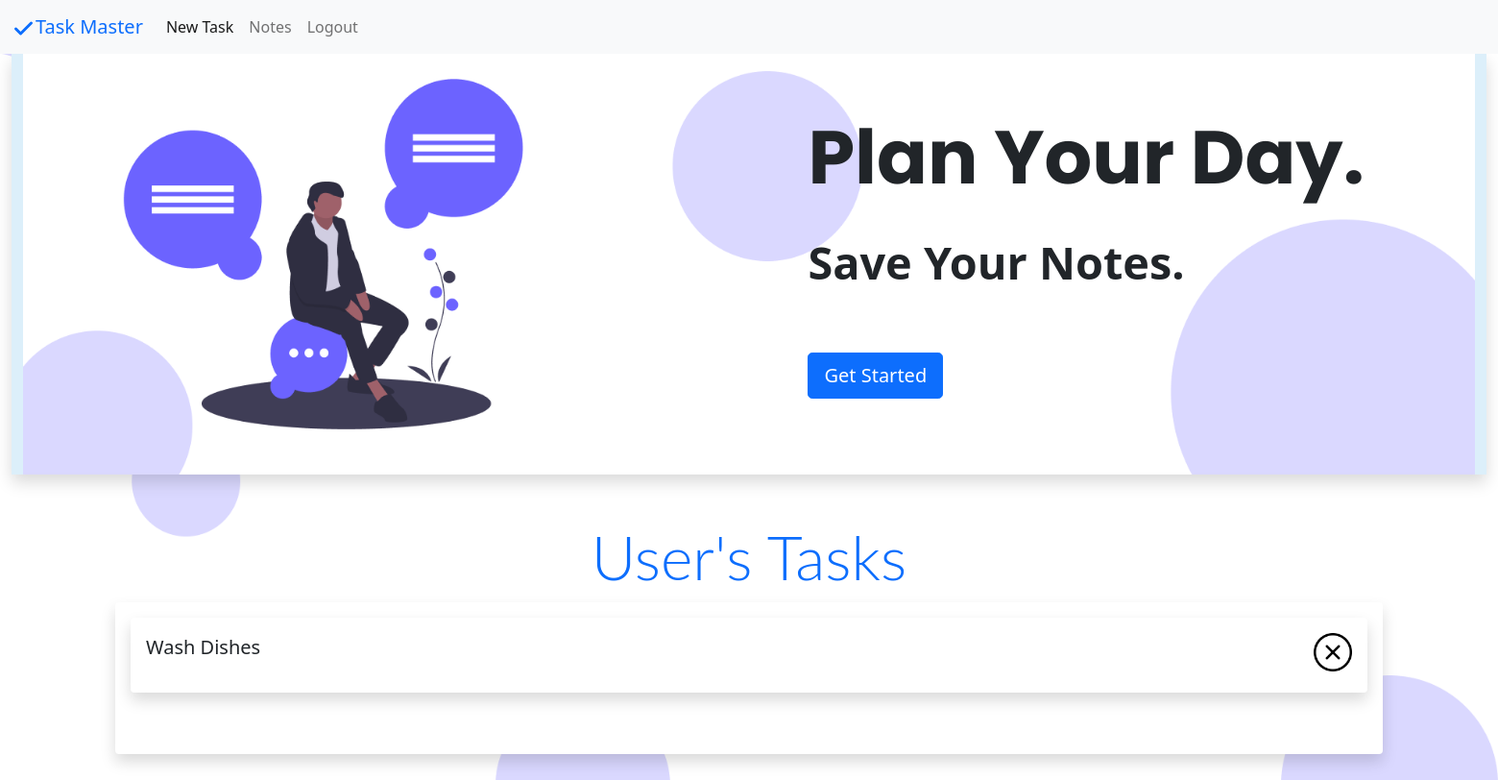
Page / (signed in) on the earlier database version.
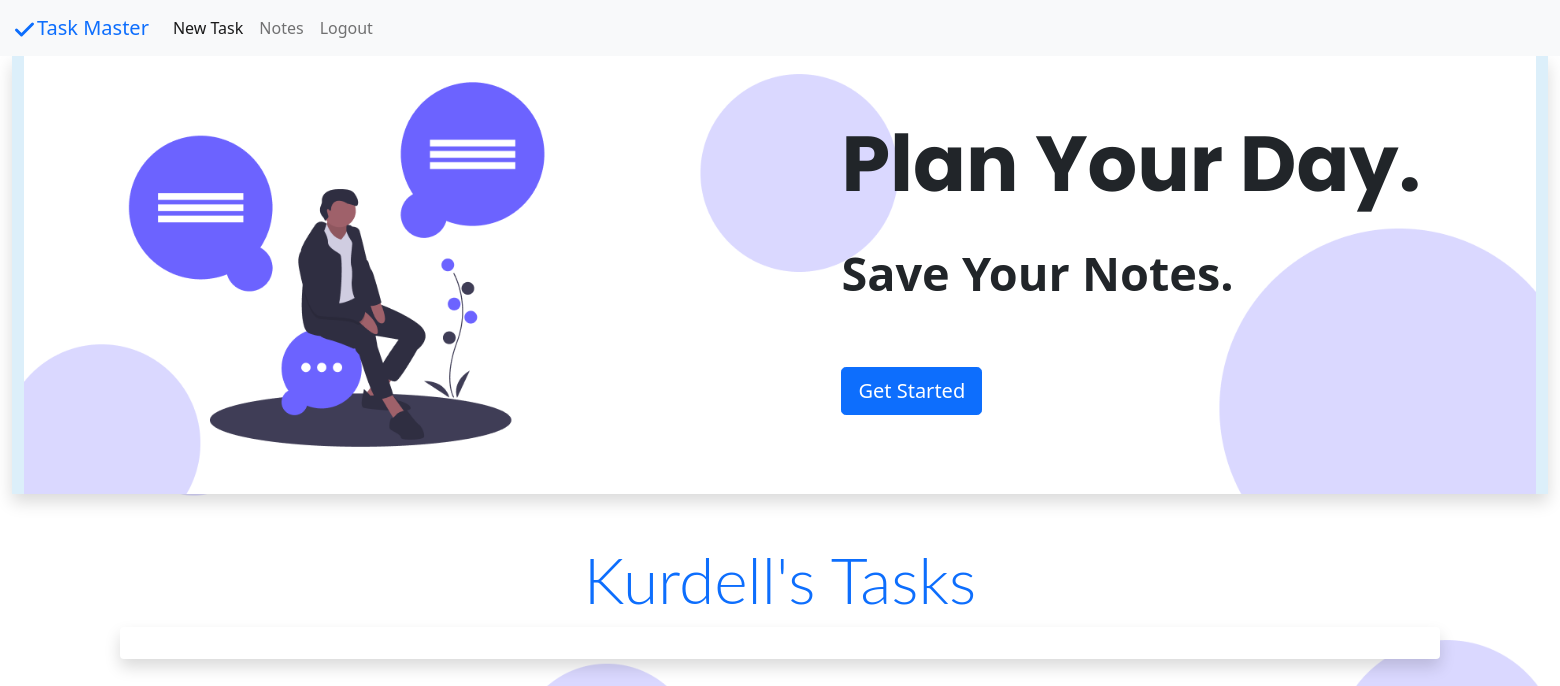
Same page on the later database version.
### app.py (models this page shows, shortened)
class Users(db.Model):
    id = db.Column(db.Integer, primary_key=True)
    name = db.Column(db.String(200), nullable=False)
    password = db.Column(db.String, nullable=False)

class Tasks(db.Model):
    user_id = db.Column(db.Integer, primary_key=True)
    task = db.Column(db.String)

### app.py (the view)
@app.route('/', methods=['GET', 'POST'])
@login_required
def index():
    user = session['user']
    check_user = Users.query.filter_by(name = session['user']).first()
    task_list = Tasks.query.with_entities(Tasks.task).filter_by(user_id = check_user.id)
    return render_template("index.html", task_list = task_list, user = user)

### app.py (called while the page is built)
def login_required(f):
    @wraps(f)
    def decorated_function(*args, **kwargs):
        if session.get('user') is None:
            return redirect(url_for('login', next=request.url))
        return f(*args, **kwargs)
    return decorated_function

### templates/index.html (shortened to what this page needs)
{% extends "layout.html"%}
{% block main%}
<div class="container-fluid shadow mb-5 header-div hero">
    <img src="static/Header_div_bg.png" class="img-size img-fluid" alt="Thumbnail">
    <div class="hero-content">
        <p class="Poppins-font">Plan Your Day.</p>
        <p class="hero-subtitle" >Save Your Notes.</p>
        <form action="/task" method="get">
            <button name="get_started" type="submit" class="btn btn-primary btn-lg">Get Started</button>
        </form>
    </div>
</div>
<h1 class="display-3 Lato-font text-primary text-center">{{user.title()}}'s Tasks</h1>
<div class="container shadow bg-body rounded p-3 mb-5">
{% for task in task_list %}
    <div class="container shadow p-3 mb-5 bg-body rounded">
        <div class="row justify-content-center">
            <div class="col">
                <p class="lead"> <strong> {{task.task.title()}} </strong> </p>
            </div>
            <div class="col align-right completed">
                    <a href="/delete_task/{{task.task}}"> <img src="static/remove.png"> </a>
            </div>
        </div>
    </div>
{% endfor %}
</div>
{% endblock %}

### templates/layout.html (shortened to what this page needs)
<!DOCTYPE html>
<html lang="en">
<head>
    <link href="/static/styles.css" rel="stylesheet">
    <link href="https://cdn.jsdelivr.net/npm/bootstrap@5.1.3/dist/css/bootstrap.min.css" rel="stylesheet">
</head>
<body>
    <nav class="navbar navbar-expand-lg navbar-light  bg-light sticky-top">
    <div class="container-fluid">
        <a class="navbar-brand text-primary" href="/"><svg xmlns="http://www.w3.org/2000/svg" width="25" height="24" viewBox="0 0 24 24" fill="none" stroke="currentColor" stroke-width="3" stroke-linecap="round" stroke-linejoin="round" class="feather feather-check"><polyline points="20 6 9 17 4 12"></polyline></svg>Task Master</a>
        <div class="collapse navbar-collapse" id="navbarNav">
            {% if session.user %}
                <ul class="navbar-nav">
                    <li class="nav-item">
                    <a class="nav-link active" aria-current="page" href="/task">New Task</a>
                    </li>
                    <li class="nav-item">
                    <a class="nav-link" href="/notes">Notes</a>
                    </li>
                    <li class="nav-item">
                    <a class="nav-link" href="/logout">Logout</a>
                    </li>
                </ul>
            {% endif %}
        </div>
    </div>
</nav>
    <div class="container-fluid">
        {% block main%}
        {% endblock %}
    </div>
</body>
</html>

### static/styles.css (style rules this page uses)
body { background-image: url('/static/Background.png'); background-position: center; background-size: cover; }
.Lato-font { font-family: 'Lato', sans-serif; }
.Poppins-font { font-family: 'Poppins', sans-serif; }
.header-div { background-color: #DCEFFA; }
.img-size { width: 100%; height: 700px; }
.hero { position: relative; }
.hero-content { position: absolute; width: 100%; left: 54%; right: 0%; bottom: 12%; font-weight: bold; font-size: 5vw; }
.hero-subtitle { font-size:3vw; }

Differences in the rows shown:
removed Tasks: task "Wash Dishes"
changed Users: title "User" → "Kurdell"
